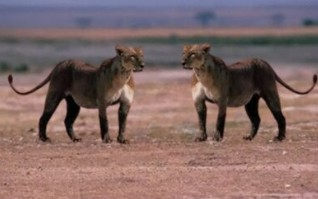
#> input picture src/modules/sift/test_images/example_copy.jpg, 318 x 199 px
$ python main.py
#> lines starting #> are read from the running program, lines starting #| are printed output that depends on the picture
### src/modules/sift/modules/sift_engine.py
import cv2
import numpy as np

def find_sift_matches(image_path, min_match_count=10, min_dist=25):
    """
    Person A (엔진)
    SIFT 검출, (KNN + Ratio Test) 매칭, (min_dist) 필터링 수행

    Args:
        min_dist (int): 복사-붙여넣기로 인정할 최소 픽셀 거리.
                        (가까운 텍스처 매칭 제거용)

    Returns:
        img, kp, filtered_matches, error
    """

    # 1. 이미지 로드 및 그레이스케일
    img = cv2.imread(image_path)
    if img is None:
        return None, None, None, f"이미지를 로드할 수 없습니다: {image_path}"

    gray = cv2.cvtColor(img, cv2.COLOR_BGR2GRAY)

    # 2. SIFT 검출 및 계산
    try:
        sift = cv2.SIFT_create()
        kp, des = sift.detectAndCompute(gray, None)
    except cv2.error as e:
        return None, None, None, "'opencv-contrib-python'이 필요합니다."

    if des is None or len(des) < 2:
        return img, kp, [], None

    # 3. KNN 매칭 (Ratio Test 준비)
    bf = cv2.BFMatcher()
    matches = bf.knnMatch(des, des, k=2)

    # 4. Ratio Test + 자기 자신 매칭 제거
    good_matches = []
    for m, n in matches:
        if m.queryIdx != m.trainIdx and m.distance < 0.75 * n.distance:
            good_matches.append(m)

    # 5. [신규] min_dist 필터링 (자기 중복 필터링)
    #    (매칭된 두 점 사이의 거리가 min_dist 픽셀 이상이어야 함)
    filtered_matches = []
    if len(good_matches) > 0:
        pts1 = np.float32([ kp[m.queryIdx].pt for m in good_matches ])
        pts2 = np.float32([ kp[m.trainIdx].pt for m in good_matches ])

        # 유클리드 거리 계산
        distances = np.linalg.norm(pts1 - pts2, axis=1)

        for i, m in enumerate(good_matches):
            if distances[i] > min_dist:
                filtered_matches.append(m)

    print(f"[Person A] SIFT 엔진: {len(matches)}개 매칭 -> Ratio Test {len(good_matches)}개 -> min_dist 필터 {len(filtered_matches)}개 찾음.")

    # Person B가 클러스터링에 사용할 수 있도록 데이터 반환
    return img, kp, filtered_matches, None

### src/modules/sift/modules/sift_analyzer.py
import cv2
import numpy as np
from sklearn.cluster import DBSCAN

def cluster_matches_and_analyze(img, kp, filtered_matches, eps=25, min_samples=5):
    """
    Person B (분석)
    A가 전달한 매칭을 DBSCAN으로 클러스터링하고 3가지 변수 계산

    Args:
        eps (int): DBSCAN의 최대 탐색 거리 (이동 벡터의 유사성)
        min_samples (int): 클러스터로 인정할 최소 샘플 수

    Returns:
        metrics (dict): 3가지 변수가 담긴 사전
        mask (image): 조작 의심 영역 마스크 (0 또는 255)
        largest_cluster_matches (list): 가장 큰 클러스터의 매칭
    """

    if len(filtered_matches) < min_samples:
        print("[Person B] 클러스터링할 매칭 수가 부족합니다.")
        metrics = {"match_count": 0, "match_region_ratio": 0.0, "deformation_ratio": 0.0}
        mask = np.zeros(img.shape[:2], dtype="uint8")
        return metrics, mask, []

    # 1. 이동 벡터(Shift Vectors) 계산
    # (x1, y1) -> (x2, y2) 로 이동했을 때의 (dx, dy)
    vectors = []
    for m in filtered_matches:
        pt1 = kp[m.queryIdx].pt
        pt2 = kp[m.trainIdx].pt
        vectors.append([pt2[0] - pt1[0], pt2[1] - pt1[1]])

    if not vectors:
        print("[Person B] 유효한 이동 벡터가 없습니다.")
        metrics = {"match_count": 0, "match_region_ratio": 0.0, "deformation_ratio": 0.0}
        mask = np.zeros(img.shape[:2], dtype="uint8")
        return metrics, mask, []

    # 2. [신규] DBSCAN 클러스터링
    try:
        dbscan = DBSCAN(eps=eps, min_samples=min_samples)
        clusters = dbscan.fit_predict(vectors)
    except ImportError:
        print("[오류] 'scikit-learn' 라이브러리가 필요합니다. 'pip install scikit-learn'을 실행하세요.")
        return None, None, None

    # 3. 가장 큰 클러스터 찾기 (노이즈 -1 제외)
    unique_labels, counts = np.unique(clusters[clusters != -1], return_counts=True)

    largest_cluster_matches = []
    largest_cluster_id = -1

    if len(counts) > 0:
        largest_cluster_index = np.argmax(counts)
        largest_cluster_id = unique_labels[largest_cluster_index]

        # 가장 큰 클러스터에 속하는 매칭들만 추출
        for i, m in enumerate(filtered_matches):
            if clusters[i] == largest_cluster_id:
                largest_cluster_matches.append(m)

    print(f"[Person B] DBSCAN: 총 {len(unique_labels)}개 클러스터 발견. 최대 클러스터({largest_cluster_id}번) 크기: {len(largest_cluster_matches)}")

    # 4. [신규] 3가지 변수 계산 (클러스터 기준)
    match_count = len(largest_cluster_matches)
    deformation_ratio = 0.0
    match_region_ratio = 0.0
    mask = np.zeros(img.shape[:2], dtype="uint8")

    if match_count > 0:
        # deformation_ratio: 클러스터 매칭의 평균 거리
        distances = [m.distance for m in largest_cluster_matches]
        deformation_ratio = np.mean(distances)

        # match_region_ratio: 매칭 영역 비율 (Convex Hull)
        img_h, img_w = img.shape[:2]
        total_image_area = float(img_h * img_w)

        # 원본(src)과 대상(dst) 영역 모두 계산
        src_pts = np.float32([ kp[m.queryIdx].pt for m in largest_cluster_matches ]).reshape(-1, 1, 2)
        dst_pts = np.float32([ kp[m.trainIdx].pt for m in largest_cluster_matches ]).reshape(-1, 1, 2)

        if len(dst_pts) >= 3:
            hull_src = cv2.convexHull(src_pts)
            hull_dst = cv2.convexHull(dst_pts)

            # [신규] 마스크 생성: 두 영역을 흰색(255)으로 채움
            cv2.drawContours(mask, [np.int32(hull_src)], -1, 255, -1)
            cv2.drawContours(mask, [np.int32(hull_dst)], -1, 255, -1)

            # 비율은 마스크의 픽셀 수로 계산 (더 정확함)
            matched_area = np.sum(mask > 0)
            match_region_ratio = matched_area / total_image_area

    metrics = {
        "match_count": match_count,
        "match_region_ratio": match_region_ratio,
        "deformation_ratio": deformation_ratio
    }

    return metrics, mask, largest_cluster_matches


def generate_visualizations(img, kp, largest_cluster_matches, mask):
    """
    Person B (시각화)
    마스크를 기반으로 히트맵 생성 및 매칭 라인 시각화
    """

    # 1. 히트맵 생성
    # 마스크를 부드럽게 블러 처리
    blurred_mask = cv2.GaussianBlur(mask, (31, 31), 0)
    # 컬러맵 적용
    heatmap = cv2.applyColorMap(blurred_mask, cv2.COLORMAP_JET)
    heatmap[mask == 0] = [0, 0, 0] # 조작 아닌 영역은 검게

    # 원본과 히트맵 합성
    heatmap_viz = cv2.addWeighted(img, 0.6, heatmap, 0.4, 0)

    # 2. 매칭 라인 시각화 (가장 큰 클러스터만)
    matches_viz = cv2.drawMatches(
        img, kp, img, kp, largest_cluster_matches, None,
        matchColor=(0, 255, 0), # 초록색
        singlePointColor=None,
        matchesMask=None,
        flags=2
    )

    return matches_viz, heatmap_viz

### src/modules/sift/main.py
import cv2
import sys
from modules.sift_engine import find_sift_matches
from modules.sift_analyzer import cluster_matches_and_analyze, generate_visualizations

# --- 설정 ---
IMAGE_PATH = 'test_images/example_copy.jpg'
MIN_DIST_FILTER = 25 # 최소 25픽셀 떨어진 복사만 탐지
DBSCAN_EPS = 20       # 이동 벡터(x, y)가 20픽셀 내외로 비슷하면 같은 그룹
DBSCAN_MIN_SAMPLES = 5 # 최소 5개 이상의 매칭이 모여야 클러스터로 인정
# ----------------

def run_sift_module(image_path):
    print(f"=== SIFT 모듈(DBSCAN 기반) 분석 시작: {image_path} ===")

    # 1. Person A: SIFT 매칭 및 필터링
    img, kp, filtered_matches, error = find_sift_matches(
        image_path,
        min_dist=MIN_DIST_FILTER
    )
#> in find_sift_matches, img is the input picture: shape (199, 318, 3); mean B, G, R 102.9, 105.2, 129.7
#> in find_sift_matches, `gray = cv2.cvtColor(img, cv2.COLOR_BGR2GRAY)`:
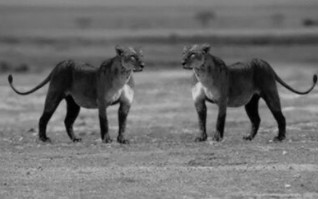
#> gray: shape (199, 318); min 0, max 209, mean 112.3
#> in find_sift_matches, `kp, des = sift.detectAndCompute(gray, None)`: kp = 347 keypoints; strongest (x, y, size): (62, 108, 7.9), (122, 117, 6.8), (202, 115, 6.5), (10, 79, 3.6)
#> in find_sift_matches, `matches = bf.knnMatch(des, des, k=2)`: matches = 347 matches
#> after the loop in find_sift_matches, `for m, n in matches:`: good_matches = []
#| [Person A] SIFT 엔진: 347개 매칭 -> Ratio Test 0개 -> min_dist 필터 0개 찾음.
#> filtered_matches = []

    if error:
        print(f"[오류] {error}", file=sys.stderr)
        return

    # 2. Person B (분석): DBSCAN 클러스터링 및 변수 계산
    analysis_result = cluster_matches_and_analyze(
        img, kp, filtered_matches,
        eps=DBSCAN_EPS,
        min_samples=DBSCAN_MIN_SAMPLES
    )

    if analysis_result is None: # sklearn 임포트 오류
        return

    metrics, mask, cluster_matches = analysis_result
#> mask: shape (199, 318); every value is 0
#> metrics = {'match_count': 0, 'match_region_ratio': 0, 'deformation_ratio': 0}; cluster_matches = []

    print("\n--- 최종 계산된 변수 ---")
    print(metrics)
#| {'match_count': 0, 'match_region_ratio': 0.0, 'deformation_ratio': 0.0}

    # 3. Person B (시각화): 히트맵 및 매칭 라인 생성
    matches_viz, heatmap_viz = generate_visualizations(
        img, kp, cluster_matches, mask
    )
#> in generate_visualizations, `heatmap = cv2.applyColorMap(blurred_mask, cv2.COLORMAP_JET)`:
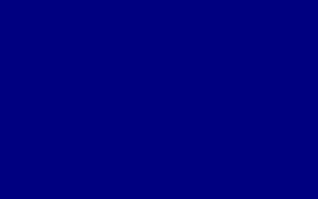
#> heatmap: shape (199, 318, 3); mean B, G, R 128, 0, 0
#> in generate_visualizations, `heatmap[mask == 0] = [0, 0, 0]`: heatmap: shape (199, 318, 3); every value is 0
#> in generate_visualizations, `heatmap_viz = cv2.addWeighted(img, 0.6, heatmap, 0.4, 0)`:
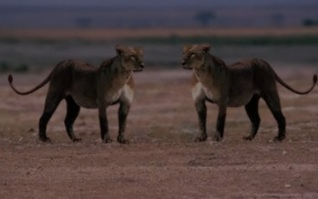
#> heatmap_viz: shape (199, 318, 3); mean B, G, R 61.7, 63.1, 77.8
#> in generate_visualizations, `matches_viz = cv2.drawMatches( img, kp, img, kp, largest_cluster_match..`:
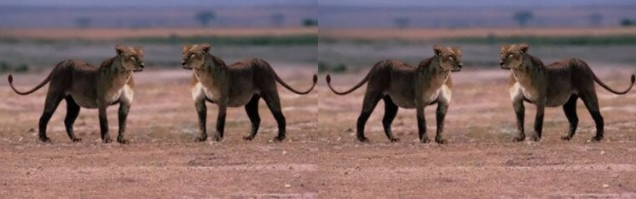
#> matches_viz: shape (199, 636, 3); mean B, G, R 102.9, 105.2, 129.7

    # 4. 결과 보여주기
    cv2.imshow("Original", img)
    cv2.imshow("SIFT Matches (Largest Cluster)", matches_viz)
    cv2.imshow("Suspicious Region Mask", mask)
    cv2.imshow("Suspicious Region Heatmap", heatmap_viz)

    print("\n창을 닫으려면 아무 키나 누르세요...")
    cv2.waitKey(0)
    cv2.destroyAllWindows()

# --- 스크립트 실행 ---
if __name__ == "__main__":
    run_sift_module(IMAGE_PATH)
